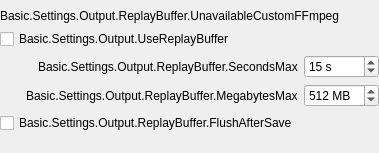
                  <widget class="QWidget" name="advOutputReplayTab">
                   <attribute name="title">
                    <string>ReplayBuffer</string>
                   </attribute>
                   <layout class="QVBoxLayout" name="verticalLayout_22">
                    <property name="leftMargin">
                     <number>0</number>
                    </property>
                    <property name="topMargin">
                     <number>9</number>
                    </property>
                    <property name="rightMargin">
                     <number>0</number>
                    </property>
                    <property name="bottomMargin">
                     <number>0</number>
                    </property>
                    <item>
                     <widget class="QFrame" name="advOutputReplayFrame">
                      <property name="lineWidth">
                       <number>0</number>
                      </property>
                      <layout class="QVBoxLayout" name="verticalLayout_29">
                       <property name="leftMargin">
                        <number>0</number>
                       </property>
                       <property name="topMargin">
                        <number>0</number>
                       </property>
                       <property name="rightMargin">
                        <number>0</number>
                       </property>
                       <property name="bottomMargin">
                        <number>0</number>
                       </property>
                       <item>
                        <widget class="QLabel" name="advReplayBufCustomFFmpeg">
                         <property name="text">
                          <string>Basic.Settings.Output.ReplayBuffer.UnavailableCustomFFmpeg</string>
                         </property>
                         <property name="class" stdset="0">
                          <string>text-warning</string>
                         </property>
                        </widget>
                       </item>
                       <item>
                        <widget class="QCheckBox" name="advReplayBuf">
                         <property name="text">
                          <string>Basic.Settings.Output.UseReplayBuffer</string>
                         </property>
                        </widget>
                       </item>
                       <item>
                        <widget class="QFrame" name="advReplayBufferFrame">
                         <property name="sizePolicy">
                          <sizepolicy hsizetype="Preferred" vsizetype="Preferred">
                           <horstretch>0</horstretch>
                           <verstretch>0</verstretch>
                          </sizepolicy>
                         </property>
                         <layout class="QFormLayout" name="formLayout_30">
                          <property name="fieldGrowthPolicy">
                           <enum>QFormLayout::AllNonFixedFieldsGrow</enum>
                          </property>
                          <property name="labelAlignment">
                           <set>Qt::AlignRight|Qt::AlignTrailing|Qt::AlignVCenter</set>
                          </property>
                          <property name="leftMargin">
                           <number>0</number>
                          </property>
                          <property name="topMargin">
                           <number>0</number>
                          </property>
                          <property name="rightMargin">
                           <number>0</number>
                          </property>
                          <property name="bottomMargin">
                           <number>0</number>
                          </property>
                          <item row="0" column="0">
                           <widget class="QLabel" name="advRBSecMaxLabel">
                            <property name="text">
                             <string>Basic.Settings.Output.ReplayBuffer.SecondsMax</string>
                            </property>
                           </widget>
                          </item>
                          <item row="0" column="1">
                           <widget class="QSpinBox" name="advRBSecMax">
                            <property name="suffix">
                             <string notr="true"> s</string>
                            </property>
                            <property name="minimum">
                             <number>5</number>
                            </property>
                            <property name="maximum">
                             <number>21600</number>
                            </property>
                            <property name="value">
                             <number>15</number>
                            </property>
                           </widget>
                          </item>
                          <item row="1" column="1">
                           <widget class="QSpinBox" name="advRBMegsMax">
                            <property name="suffix">
                             <string> MB</string>
                            </property>
                            <property name="minimum">
                             <number>20</number>
                            </property>
                            <property name="maximum">
                             <number>8192</number>
                            </property>
                            <property name="value">
                             <number>512</number>
                            </property>
                           </widget>
                          </item>
                          <item row="1" column="0">
                           <widget class="QLabel" name="advRBMegsMaxLabel">
                            <property name="text">
                             <string>Basic.Settings.Output.ReplayBuffer.MegabytesMax</string>
                            </property>
                           </widget>
                          </item>
                          <item row="2" column="0">
                           <widget class="QCheckBox" name="advRBFlush">
                            <property name="text">
                             <string>Basic.Settings.Output.ReplayBuffer.FlushAfterSave</string>
                            </property>
                           </widget>
                          </item>
                          <item row="3" column="1">
                           <widget class="QLabel" name="advRBEstimate">
                            <property name="text">
                             <string notr="true"/>
                            </property>
                           </widget>
                          </item>
                         </layout>
                        </widget>
                       </item>
                      </layout>
                     </widget>
                    </item>
                    <item>
                     <spacer name="verticalSpacer">
                      <property name="orientation">
                       <enum>Qt::Vertical</enum>
                      </property>
                      <property name="sizeHint" stdset="0">
                       <size>
                        <width>20</width>
                        <height>0</height>
                       </size>
                      </property>
                     </spacer>
                    </item>
                   </layout>
                  </widget>
